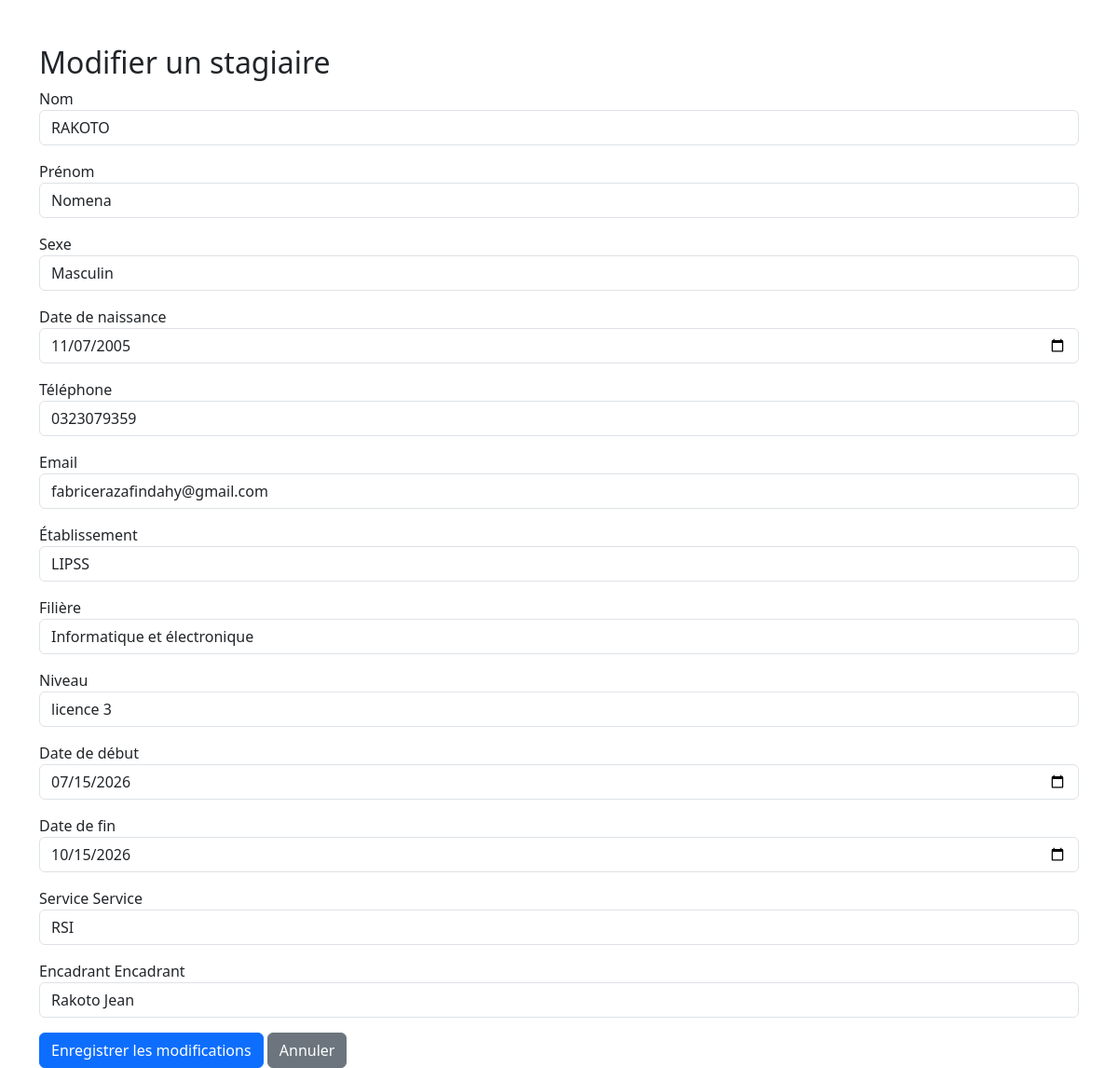
The app's page /stagiaires/modifier.php?id=1 (signed in) with its own data.
### tables this page shows
CREATE TABLE `stagiaire` (
  `id_stagiaire` int(11) NOT NULL,
  `nom` varchar(100) NOT NULL,
  `prenom` varchar(100) NOT NULL,
  `sexe` enum('Masculin','Féminin') NOT NULL,
  `date_naissance` date NOT NULL,
  `telephone` varchar(20) DEFAULT NULL,
  `email` varchar(100) DEFAULT NULL,
  `etablissement` varchar(150) NOT NULL,
  `filiere` varchar(100) NOT NULL,
  `niveau` varchar(50) NOT NULL,
  `date_debut` date NOT NULL,
  `date_fin` date NOT NULL,
  `id_service` int(11) NOT NULL,
  `id_encadrant` int(11) NOT NULL
);

CREATE TABLE `service` (
  `id_service` int(11) NOT NULL,
  `nom_service` varchar(100) NOT NULL,
  `description` text DEFAULT NULL
);

CREATE TABLE `encadrant` (
  `id_encadrant` int(11) NOT NULL,
  `nom` varchar(100) NOT NULL,
  `prenom` varchar(100) NOT NULL,
  `fonction` varchar(100) NOT NULL,
  `telephone` varchar(20) DEFAULT NULL,
  `email` varchar(100) NOT NULL
);

### stagiaires/modifier.php (the view, shortened to what this page needs)
<?php
include '../config/connexion.php';
$id = $_GET['id'];
$sql = "SELECT * FROM stagiaire WHERE id_stagiaire = $id";
$resultat = mysqli_query($connexion, $sql);
$stagiaire = mysqli_fetch_assoc($resultat);
?>
<!DOCTYPE html>
<html lang="fr">
<head>
    <link href="https://cdn.jsdelivr.net/npm/bootstrap@5.3.3/dist/css/bootstrap.min.css" rel="stylesheet">
</head>
<body>
<div class="container mt-5">
<h2>Modifier un stagiaire</h2>
<form method="POST">
<div class="mb-3">
    <label>Nom</label>
    <input type="text" name="nom" class="form-control"
           value="<?php echo $stagiaire['nom']; ?>" required>
</div>
<div class="mb-3">
    <label>Prénom</label>
    <input type="text" name="prenom" class="form-control"
           value="<?php echo $stagiaire['prenom']; ?>" required>
</div>
<div class="mb-3">
    <label>Sexe</label>
    <select name="sexe" class="form-control">
        <option value="Masculin"
        <?php if($stagiaire['sexe']=="Masculin") echo "selected"; ?>>
        Masculin
        </option>
    </select>
</div>
<div class="mb-3">
    <label>Date de naissance</label>
    <input type="date" name="date_naissance" class="form-control"
           value="<?php echo $stagiaire['date_naissance']; ?>" required>
</div>
<div class="mb-3">
    <label>Téléphone</label>
    <input type="text" name="telephone" class="form-control"
           value="<?php echo $stagiaire['telephone']; ?>">
</div>
<div class="mb-3">
    <label>Email</label>
    <input type="email" name="email" class="form-control"
           value="<?php echo $stagiaire['email']; ?>">
</div>
<div class="mb-3">
    <label>Établissement</label>
    <input type="text" name="etablissement" class="form-control"
           value="<?php echo $stagiaire['etablissement']; ?>" required>
</div>
<div class="mb-3">
    <label>Filière</label>
    <input type="text" name="filiere" class="form-control"
           value="<?php echo $stagiaire['filiere']; ?>" required>
</div>
<div class="mb-3">
    <label>Niveau</label>
    <input type="text" name="niveau" class="form-control"
           value="<?php echo $stagiaire['niveau']; ?>" required>
</div>
<div class="mb-3">
    <label>Date de début</label>
    <input type="date" name="date_debut" class="form-control"
           value="<?php echo $stagiaire['date_debut']; ?>" required>
</div>
<div class="mb-3">
    <label>Date de fin</label>
    <input type="date" name="date_fin" class="form-control"
           value="<?php echo $stagiaire['date_fin']; ?>" required>
</div>
<div class="mb-3">
    <label>Service</label>
   <label>Service</label>
<select name="id_service" class="form-control">
<?php
$sqlService = "SELECT * FROM service";
$resultService = mysqli_query($connexion, $sqlService);
while($service = mysqli_fetch_assoc($resultService)){
?>
<option value="<?= $service['id_service']; ?>"
<?php if($service['id_service'] == $stagiaire['id_service']) echo "selected"; ?>>
<?= $service['nom_service']; ?>
</option>
<?php } ?>
</select>
</div>
<div class="mb-3">
    <label>Encadrant</label>
    <label>Encadrant</label>
<select name="id_encadrant" class="form-control">
<?php
$sqlEncadrant = "SELECT * FROM encadrant";
$resultEncadrant = mysqli_query($connexion, $sqlEncadrant);
while($encadrant = mysqli_fetch_assoc($resultEncadrant)){
?>
<option value="<?= $encadrant['id_encadrant']; ?>"
<?php if($encadrant['id_encadrant'] == $stagiaire['id_encadrant']) echo "selected"; ?>>
<?= $encadrant['nom'] . " " . $encadrant['prenom']; ?>
</option>
<?php } ?>
</select>
</div>
<button type="submit" name="modifier" class="btn btn-primary">
    Enregistrer les modifications
</button>
<a href="liste.php" class="btn btn-secondary">
    Annuler
</a>
</form>
</div>
</body>
</html>

### records on screen
stagiaire: nom "RAKOTO", prenom "Nomena", sexe "Masculin", date_naissance "11/07/2005", telephone "0323079359", email "fabricerazafindahy@gmail.com", etablissement "LIPSS", filiere "Informatique et électronique", niveau "licence 3", date_debut "07/15/2026", date_fin "10/15/2026", id_service "RSI", id_encadrant "Rakoto Jean"
